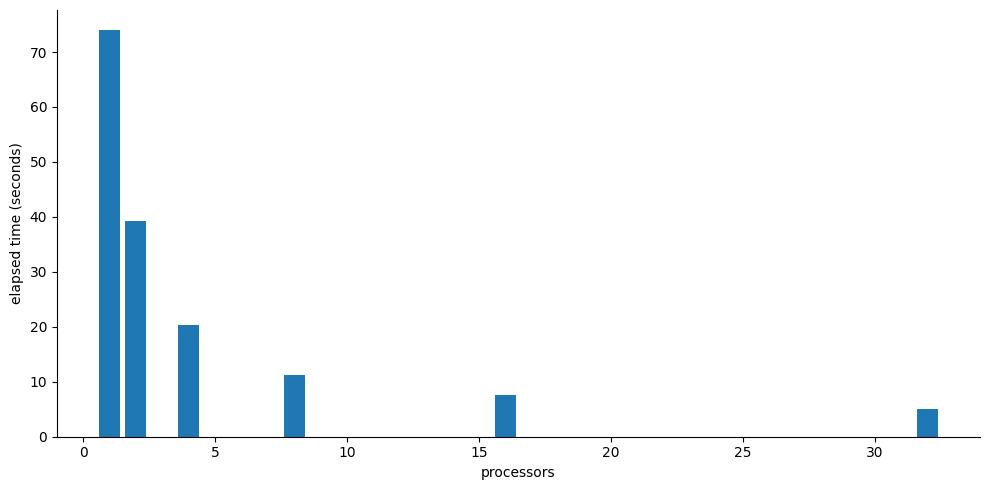

The Python source for this figure:
import matplotlib.pyplot as plt
import numpy as np
from datetime import datetime
import scipy.stats as st

def speed_up(times, base):

    speedups = []

    for time in times:
        s = base / time
        speedups.append(s)
    
    return speedups

def plot2():

    name = 'midterm/q2/extra/calc_pi_extra'

    x = [1, 2, 4, 8, 16, 32]
    y1 = np.around([74.0415, 40.6471, 26.3364, 16.5192, 10.7275, 6.27667], 2)

    fig, ax = plt.subplots(figsize=(10, 5))
    plt.rc('font', family='serif')
    plt.rc('xtick', labelsize='small')
    plt.rc('ytick', labelsize='small')

    ax.bar(x, y1)
    plt.ylabel('elapsed time (seconds)')
    plt.xlabel('processors')
    

    ax.spines['top'].set_visible(False)
    ax.spines['right'].set_visible(False)    

    plt.tight_layout()

    fig = "{0}.png".format(name)
    plt.savefig(fig, bbox_inches='tight')

def plot():

    name = 'midterm/q2/calc_pi'

    x = [1, 2, 4, 8, 16, 32]
    y1 = np.around([73.95, 39.185, 20.3912, 11.2147, 7.58456, 5.06471], 2)

    fig, ax = plt.subplots(figsize=(10, 5))
    plt.rc('font', family='serif')
    plt.rc('xtick', labelsize='small')
    plt.rc('ytick', labelsize='small')

    ax.bar(x, y1)
    plt.ylabel('elapsed time (seconds)')
    plt.xlabel('processors')
    

    ax.spines['top'].set_visible(False)
    ax.spines['right'].set_visible(False)    

    plt.tight_layout()

    fig = "{0}.png".format(name)
    plt.savefig(fig, bbox_inches='tight')

if __name__ == '__main__':
    plot()
    plot2()

